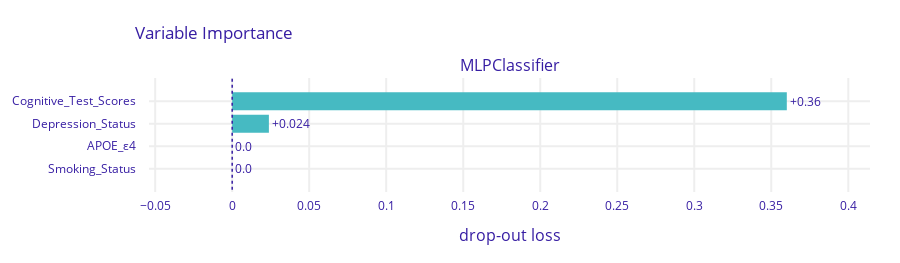

The code cell stored with this chart in its notebook:
### Code cell
variable_importance.plot()

### Figure 1 — Plotly figure (JSON) as saved in the notebook; plotly's stock layout.template omitted (floating-point values rounded to 4 significant figures)
{"data": [{"base": 7.401e-18, "hoverinfo": "text", "hoverlabel": {"bgcolor": "rgba(0,0,0,0.8)"}, "hovertext": ["Model: MLPClassifier loss after<br>variable: Cognitive_Test_Scores is permuted: 0.36<br>Drop-out loss change: +0.36", "Model: MLPClassifier loss after<br>variable: Depression_Status is permuted: 0.024<br>Drop-out loss change: +0.024", "Model: MLPClassifier loss after<br>variable: APOE_ε4 is permuted: 0.0<br>Drop-out loss change: -0.0", "Model: MLPClassifier loss after<br>variable: Smoking_Status is permuted: 0.0<br>Drop-out loss change: -0.0"], "marker": {"color": "#46bac2"}, "orientation": "h", "showlegend": false, "text": ["+0.36", "+0.024", "0.0", "0.0"], "textposition": "outside", "type": "bar", "x": [0.3601, 0.02383, 0, -7.401e-18], "xaxis": "x", "y": ["Cognitive_Test_Scores", "Depression_Status", "APOE_ε4", "Smoking_Status"], "yaxis": "y"}], "layout": {"annotations": [{"font": {"size": 16}, "showarrow": false, "text": "MLPClassifier", "x": 0.5, "xanchor": "center", "xref": "paper", "y": 1, "yanchor": "bottom", "yref": "paper"}, {"font": {"size": 16}, "showarrow": false, "text": "drop-out loss", "x": 0.5, "xanchor": "center", "xref": "paper", "y": 0, "yanchor": "top", "yref": "paper", "yshift": -30}], "font": {"color": "#371ea3"}, "height": 263, "margin": {"b": 71, "r": 30, "t": 78}, "shapes": [{"line": {"color": "#371ea3", "dash": "dot", "width": 1.5}, "type": "line", "x0": 7.401e-18, "x1": 7.401e-18, "xref": "x", "y0": -1, "y1": 4, "yref": "y"}], "title": {"text": "Variable Importance", "x": 0.15}, "xaxis": {"anchor": "y", "automargin": true, "domain": [0, 1], "fixedrange": true, "gridwidth": 2, "range": [-0.05401, 0.4141], "tickcolor": "white", "ticklen": 3, "ticks": "outside", "type": "linear", "zeroline": false}, "yaxis": {"anchor": "x", "automargin": true, "autorange": "reversed", "domain": [0, 1], "fixedrange": true, "gridwidth": 2, "tickcolor": "white", "ticklen": 10, "ticks": "outside", "type": "category"}}}
